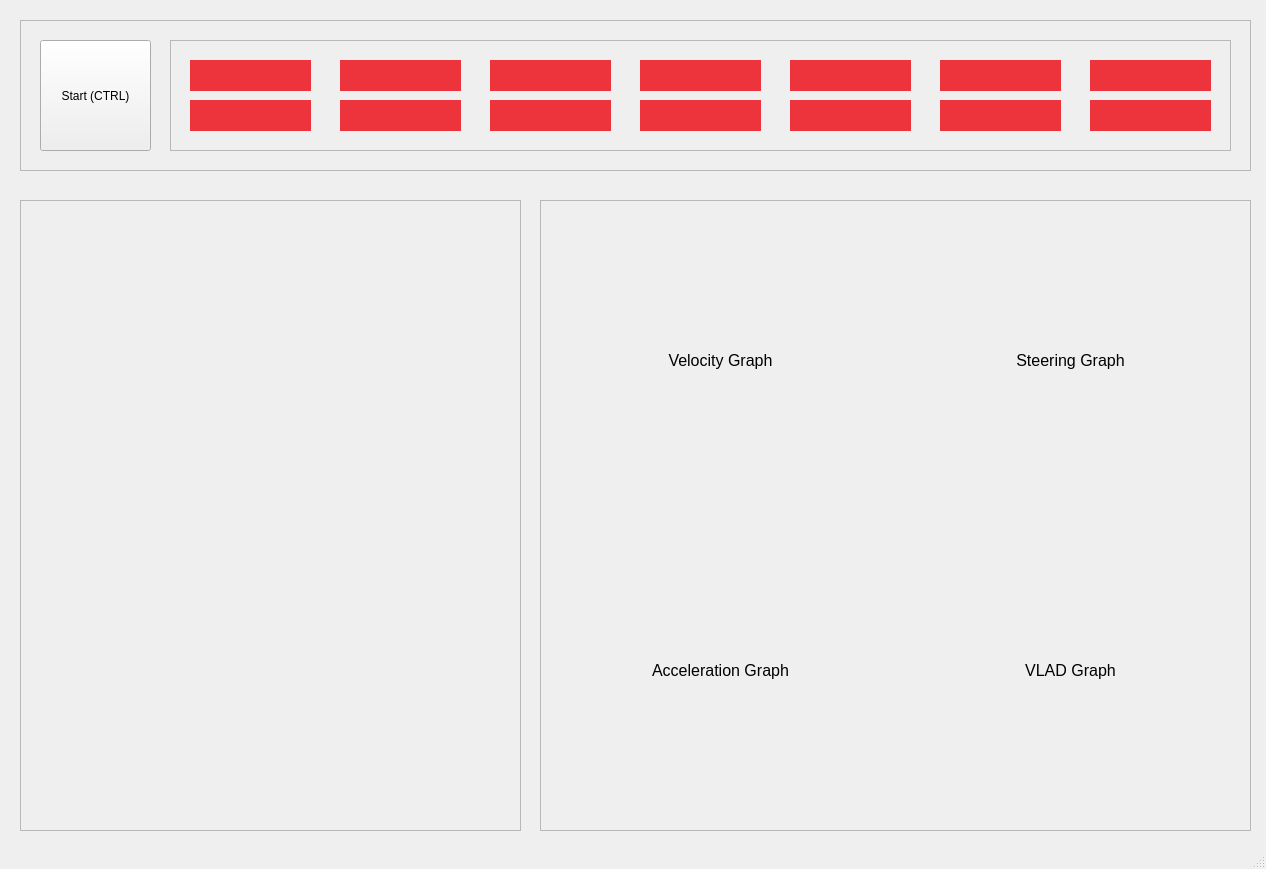
<?xml version="1.0" encoding="UTF-8"?>
<ui version="4.0">
 <class>VilabVisualizer</class>
 <widget class="QMainWindow" name="VilabVisualizer">
  <property name="geometry">
   <rect>
    <x>0</x>
    <y>0</y>
    <width>1266</width>
    <height>869</height>
   </rect>
  </property>
  <property name="windowTitle">
   <string>MainWindow</string>
  </property>
  <widget class="QWidget" name="mainWidget">
   <property name="styleSheet">
    <string notr="true"/>
   </property>
   <widget class="QFrame" name="controlFrame">
    <property name="geometry">
     <rect>
      <x>20</x>
      <y>20</y>
      <width>1231</width>
      <height>151</height>
     </rect>
    </property>
    <property name="frameShape">
     <enum>QFrame::StyledPanel</enum>
    </property>
    <property name="frameShadow">
     <enum>QFrame::Raised</enum>
    </property>
    <widget class="QPushButton" name="startButton">
     <property name="geometry">
      <rect>
       <x>20</x>
       <y>20</y>
       <width>111</width>
       <height>111</height>
      </rect>
     </property>
     <property name="cursor">
      <cursorShape>PointingHandCursor</cursorShape>
     </property>
     <property name="text">
      <string>Start (CTRL)</string>
     </property>
    </widget>
    <widget class="QFrame" name="statusFrame">
     <property name="geometry">
      <rect>
       <x>150</x>
       <y>20</y>
       <width>1061</width>
       <height>111</height>
      </rect>
     </property>
     <property name="frameShape">
      <enum>QFrame::StyledPanel</enum>
     </property>
     <property name="frameShadow">
      <enum>QFrame::Raised</enum>
     </property>
     <widget class="QLabel" name="camfrontLabel">
      <property name="geometry">
       <rect>
        <x>20</x>
        <y>20</y>
        <width>121</width>
        <height>31</height>
       </rect>
      </property>
      <property name="styleSheet">
       <string notr="true">background-color: rgb(237, 51, 59);
</string>
      </property>
      <property name="text">
       <string/>
      </property>
     </widget>
     <widget class="QLabel" name="camrearLabel">
      <property name="geometry">
       <rect>
        <x>20</x>
        <y>60</y>
        <width>121</width>
        <height>31</height>
       </rect>
      </property>
      <property name="styleSheet">
       <string notr="true">background-color: rgb(237, 51, 59);</string>
      </property>
      <property name="text">
       <string/>
      </property>
     </widget>
     <widget class="QLabel" name="camleftLabel">
      <property name="geometry">
       <rect>
        <x>170</x>
        <y>20</y>
        <width>121</width>
        <height>31</height>
       </rect>
      </property>
      <property name="styleSheet">
       <string notr="true">background-color: rgb(237, 51, 59);</string>
      </property>
      <property name="text">
       <string/>
      </property>
     </widget>
     <widget class="QLabel" name="camrightLabel">
      <property name="geometry">
       <rect>
        <x>170</x>
        <y>60</y>
        <width>121</width>
        <height>31</height>
       </rect>
      </property>
      <property name="styleSheet">
       <string notr="true">background-color: rgb(237, 51, 59);</string>
      </property>
      <property name="text">
       <string/>
      </property>
     </widget>
     <widget class="QLabel" name="lidarLabel">
      <property name="geometry">
       <rect>
        <x>320</x>
        <y>20</y>
        <width>121</width>
        <height>31</height>
       </rect>
      </property>
      <property name="styleSheet">
       <string notr="true">background-color: rgb(237, 51, 59);</string>
      </property>
      <property name="text">
       <string/>
      </property>
     </widget>
     <widget class="QLabel" name="ladar4dLabel">
      <property name="geometry">
       <rect>
        <x>320</x>
        <y>60</y>
        <width>121</width>
        <height>31</height>
       </rect>
      </property>
      <property name="styleSheet">
       <string notr="true">background-color: rgb(237, 51, 59);</string>
      </property>
      <property name="text">
       <string/>
      </property>
     </widget>
     <widget class="QLabel" name="gpslocLabel">
      <property name="geometry">
       <rect>
        <x>470</x>
        <y>20</y>
        <width>121</width>
        <height>31</height>
       </rect>
      </property>
      <property name="styleSheet">
       <string notr="true">background-color: rgb(237, 51, 59);</string>
      </property>
      <property name="text">
       <string/>
      </property>
     </widget>
     <widget class="QLabel" name="gpshdgLabel">
      <property name="geometry">
       <rect>
        <x>470</x>
        <y>60</y>
        <width>121</width>
        <height>31</height>
       </rect>
      </property>
      <property name="styleSheet">
       <string notr="true">background-color: rgb(237, 51, 59);</string>
      </property>
      <property name="text">
       <string/>
      </property>
     </widget>
     <widget class="QLabel" name="recog1Label">
      <property name="geometry">
       <rect>
        <x>620</x>
        <y>20</y>
        <width>121</width>
        <height>31</height>
       </rect>
      </property>
      <property name="styleSheet">
       <string notr="true">background-color: rgb(237, 51, 59);</string>
      </property>
      <property name="text">
       <string/>
      </property>
     </widget>
     <widget class="QLabel" name="recog2Label">
      <property name="geometry">
       <rect>
        <x>620</x>
        <y>60</y>
        <width>121</width>
        <height>31</height>
       </rect>
      </property>
      <property name="styleSheet">
       <string notr="true">background-color: rgb(237, 51, 59);</string>
      </property>
      <property name="text">
       <string/>
      </property>
     </widget>
     <widget class="QLabel" name="localLabel">
      <property name="geometry">
       <rect>
        <x>770</x>
        <y>20</y>
        <width>121</width>
        <height>31</height>
       </rect>
      </property>
      <property name="styleSheet">
       <string notr="true">background-color: rgb(237, 51, 59);</string>
      </property>
      <property name="text">
       <string/>
      </property>
     </widget>
     <widget class="QLabel" name="decisionLabel">
      <property name="geometry">
       <rect>
        <x>770</x>
        <y>60</y>
        <width>121</width>
        <height>31</height>
       </rect>
      </property>
      <property name="styleSheet">
       <string notr="true">background-color: rgb(237, 51, 59);</string>
      </property>
      <property name="text">
       <string/>
      </property>
     </widget>
     <widget class="QLabel" name="canLabel">
      <property name="geometry">
       <rect>
        <x>920</x>
        <y>20</y>
        <width>121</width>
        <height>31</height>
       </rect>
      </property>
      <property name="styleSheet">
       <string notr="true">background-color: rgb(237, 51, 59);</string>
      </property>
      <property name="text">
       <string/>
      </property>
     </widget>
     <widget class="QLabel" name="ctrlLabel">
      <property name="geometry">
       <rect>
        <x>920</x>
        <y>60</y>
        <width>121</width>
        <height>31</height>
       </rect>
      </property>
      <property name="styleSheet">
       <string notr="true">background-color: rgb(237, 51, 59);</string>
      </property>
      <property name="text">
       <string/>
      </property>
     </widget>
    </widget>
   </widget>
   <widget class="QFrame" name="graphFrame">
    <property name="geometry">
     <rect>
      <x>540</x>
      <y>200</y>
      <width>711</width>
      <height>631</height>
     </rect>
    </property>
    <property name="frameShape">
     <enum>QFrame::StyledPanel</enum>
    </property>
    <property name="frameShadow">
     <enum>QFrame::Raised</enum>
    </property>
    <widget class="QWidget" name="layoutWidget_2">
     <property name="geometry">
      <rect>
       <x>20</x>
       <y>20</y>
       <width>321</width>
       <height>281</height>
      </rect>
     </property>
     <layout class="QVBoxLayout" name="velocityLayout">
      <item>
       <widget class="QLabel" name="velocityLabel">
        <property name="minimumSize">
         <size>
          <width>0</width>
          <height>20</height>
         </size>
        </property>
        <property name="maximumSize">
         <size>
          <width>16777215</width>
          <height>20</height>
         </size>
        </property>
        <property name="styleSheet">
         <string notr="true">font-size: 16px</string>
        </property>
        <property name="text">
         <string>Velocity Graph</string>
        </property>
        <property name="alignment">
         <set>Qt::AlignCenter</set>
        </property>
       </widget>
      </item>
     </layout>
    </widget>
    <widget class="QWidget" name="layoutWidget_3">
     <property name="geometry">
      <rect>
       <x>370</x>
       <y>20</y>
       <width>321</width>
       <height>281</height>
      </rect>
     </property>
     <layout class="QVBoxLayout" name="steerLayout">
      <item>
       <widget class="QLabel" name="steerLabel">
        <property name="minimumSize">
         <size>
          <width>0</width>
          <height>20</height>
         </size>
        </property>
        <property name="maximumSize">
         <size>
          <width>16777215</width>
          <height>20</height>
         </size>
        </property>
        <property name="styleSheet">
         <string notr="true">font-size: 16px</string>
        </property>
        <property name="text">
         <string>Steering Graph</string>
        </property>
        <property name="alignment">
         <set>Qt::AlignCenter</set>
        </property>
       </widget>
      </item>
     </layout>
    </widget>
    <widget class="QWidget" name="layoutWidget_4">
     <property name="geometry">
      <rect>
       <x>20</x>
       <y>330</y>
       <width>321</width>
       <height>281</height>
      </rect>
     </property>
     <layout class="QVBoxLayout" name="accelLayout">
      <item>
       <widget class="QLabel" name="accelLabel">
        <property name="minimumSize">
         <size>
          <width>0</width>
          <height>20</height>
         </size>
        </property>
        <property name="maximumSize">
         <size>
          <width>16777215</width>
          <height>20</height>
         </size>
        </property>
        <property name="styleSheet">
         <string notr="true">font-size: 16px</string>
        </property>
        <property name="text">
         <string>Acceleration Graph</string>
        </property>
        <property name="alignment">
         <set>Qt::AlignCenter</set>
        </property>
       </widget>
      </item>
     </layout>
    </widget>
    <widget class="QWidget" name="layoutWidget_5">
     <property name="geometry">
      <rect>
       <x>370</x>
       <y>330</y>
       <width>321</width>
       <height>281</height>
      </rect>
     </property>
     <layout class="QVBoxLayout" name="vladLayout">
      <item>
       <widget class="QLabel" name="vladLabel">
        <property name="minimumSize">
         <size>
          <width>0</width>
          <height>20</height>
         </size>
        </property>
        <property name="maximumSize">
         <size>
          <width>16777215</width>
          <height>20</height>
         </size>
        </property>
        <property name="styleSheet">
         <string notr="true">font-size: 16px</string>
        </property>
        <property name="text">
         <string>VLAD Graph</string>
        </property>
        <property name="alignment">
         <set>Qt::AlignCenter</set>
        </property>
       </widget>
      </item>
     </layout>
    </widget>
   </widget>
   <widget class="QFrame" name="matplotFrame">
    <property name="geometry">
     <rect>
      <x>20</x>
      <y>200</y>
      <width>501</width>
      <height>631</height>
     </rect>
    </property>
    <property name="frameShape">
     <enum>QFrame::StyledPanel</enum>
    </property>
    <property name="frameShadow">
     <enum>QFrame::Raised</enum>
    </property>
    <widget class="QWidget" name="layoutWidget_6">
     <property name="geometry">
      <rect>
       <x>20</x>
       <y>20</y>
       <width>461</width>
       <height>591</height>
      </rect>
     </property>
     <layout class="QVBoxLayout" name="matplotLayout"/>
    </widget>
   </widget>
  </widget>
  <widget class="QStatusBar" name="statusbar"/>
 </widget>
 <resources/>
 <connections/>
</ui>
